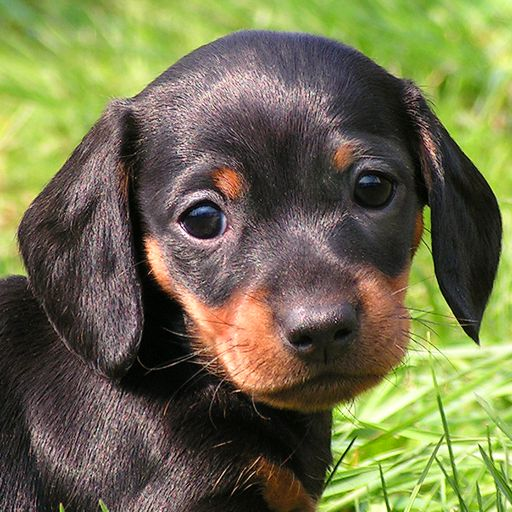
#> input picture Imagens_Hibridas/dogo.jpg, 512 x 512 px
$ python hybrid.py
#> lines starting #> are read from the running program, lines starting #| are printed output that depends on the picture
# coding=utf-8
import cv2 as cv
import numpy as np
import math

#passa alta

img = cv.imread('dogo.jpg', 0)
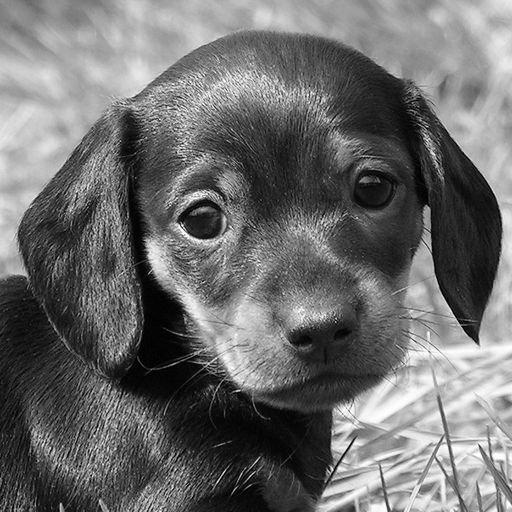
#> img: shape (512, 512); min 0, max 255, mean 109.3
b = np.asarray(img)

filtros = np.zeros(b.shape)
b.flags.writeable = True
filtros.flags.writeable = True

# filtro da media tamanho M por M
N = 3
for i in range(N):
    for j in range(N):
        if j == 0:
                filtros[i][j] = -1
        elif j ==2:
                filtros[i][i] = 1

R = np.fft.fft2(filtros)
B = np.fft.fft2(b)

# no dominio da frequencia o produto corresponde a convolucao no dominio espacial
f_ishift = np.multiply(R, B)

#passa baixa

I = cv.imread('cato.jpg', 0)
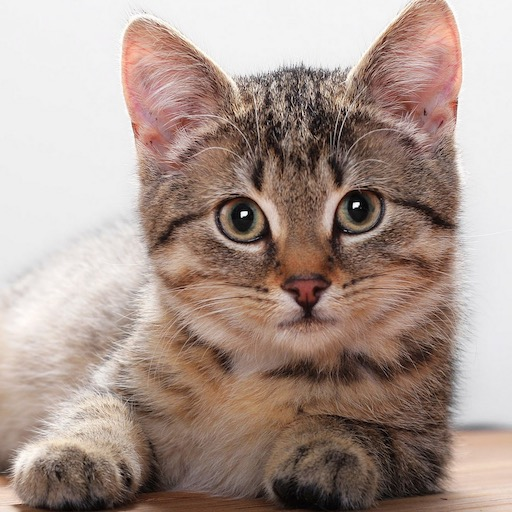
#> input picture Imagens_Hibridas/cato.jpg, 512 x 512 px
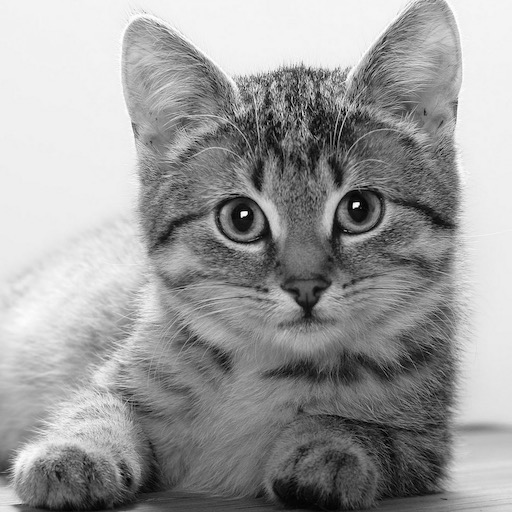
#> I: shape (512, 512); min 0, max 255, mean 156
a = np.asarray(I)

filtro = np.zeros(a.shape)
a.flags.writeable = True
filtro.flags.writeable = True

# filtro da media tamanho M por M
M = 20
for i in range(M):
    for j in range(M):
        filtro[i][j] = 1.0 / (M * M)

S = np.fft.fft2(filtro)
A = np.fft.fft2(a)

# no dominio da frequencia o produto corresponde a convolucao no dominio espacial
res = np.multiply(S, A)

hybrid = res + f_ishift

cv.namedWindow('Res')
cv.imshow('Res', np.array(np.fft.ifft2(hybrid).astype(np.uint8)))
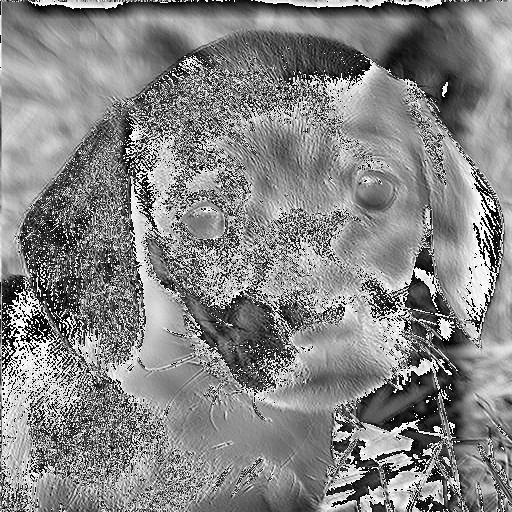
#> window 'Res': shape (512, 512); min 0, max 255, mean 133.4

cv.imwrite("hybrid.jpg",np.array(np.fft.ifft2(hybrid).astype(np.uint8)))


cv.waitKey(0)
cv.destroyAllWindows()
